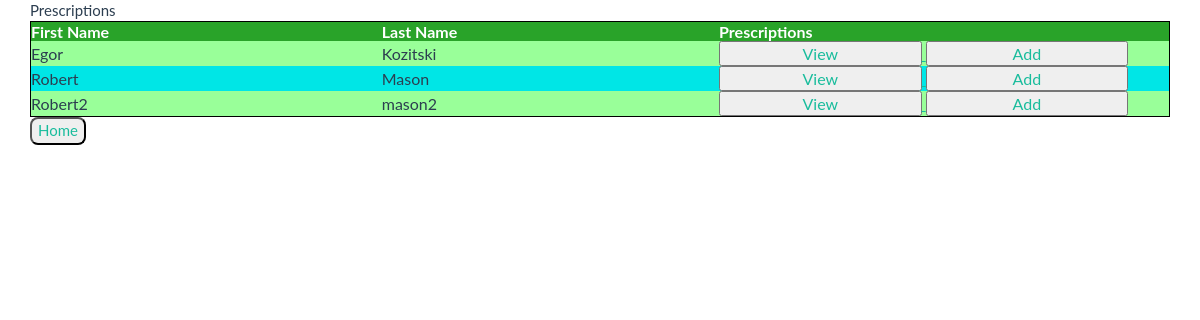
Screenshot of /HealthNet/doctor/zoid/patients/ with the database file from the repository.
### HealthNet/models.py (models this page shows, shortened)
class  Patient(models.Model):
    user_name = models.CharField(max_length=50)
    password = models.CharField(max_length=50)
    first_name = models.CharField(max_length=50)
    last_name = models.CharField(max_length=50)
    email = models.CharField(max_length=50)
    user_id = models.UUIDField(primary_key=False,default=uuid.uuid1, editable=False)
    symptoms = models.TextField(max_length=400)
    cell_phone = models.CharField(max_length=12)
    hospital_name = models.CharField(max_length=250)
    address = models.CharField(max_length=250)
    insuarance_number = models.CharField(max_length=250)
    gender = models.CharField(max_length=250)
    _doctor = models.CharField(max_length=250)
    assigned_doctor = models.BooleanField(default=False)
    prescriptions = models.ManyToManyField(Prescription) # prescriptions
    appointments = models.ManyToManyField(Apoitment) #appointment lists

### HealthNet/views.py (the view)
# urls.py: url(r'^doctor/(?P<doctor_user_name>\w+)/patients/$',views.patients,name='doctor_patients'),
def patients(request,doctor_user_name):
    doctor = Doctor.objects.get(username=doctor_user_name)
    patients = doctor.patients.all()
    context = {
        'patient':patients,
        'doctor':doctor
    }
    patient_template = loader.get_template('HealthNet/prescription.html')#loading the patient page
    return HttpResponse(patient_template.render(context,request))

### HealthNet/templates/HealthNet/prescription.html (shortened to what this page needs)
<!DOCTYPE <!DOCTYPE html>
<html lang="en">
<head>
	{%load staticfiles%}
	<link href="../../static/HealthNet/css/bootstrap.min.css" rel="stylesheet">
</head>
<body>
	<div class="container">Prescriptions
		<table id="t01">
			<tr>
				<th>First Name</th>
				<th>Last Name</th>
				<th>Prescriptions</th>
			</tr>
			{% for p in patient %}
			<tr>
				<td>{{p.first_name}}</td>
				<td>{{p.last_name}}</td>
				<td>
					<a href="/HealthNet/doctor/{{doctor.username}}/patients/{{p.user_name}}/viewprescriptions/">
						<button style="width: 45%">View</button>
				 	</a>
					<a href="/HealthNet/doctor/{{doctor.username}}/patients/{{p.user_name}}/add/">
						<button style="width: 45%">Add</button>
				  </a>
				</td>
			</tr>
			{%endfor%}
		</table>
		<a href="/HealthNet/doctor/{{doctor.username}}"><button style="border-radius: 8px">Home</button></a>
	</div>
</body>
</html>

### HealthNet/templates/HealthNet/prescription.html (style rules this page uses)
table { width: 100%; border: 1px solid black; }
th, td { border: 1px solid black; text-align: left; }
table#t01 tr:nth-child(even) { background-color: #99ff99; }
table#t01 tr:nth-child(odd) { background-color: #00e6e6; }
table#t01 th { background-color: #29a329; color: white; }

### rows the page displays
Patient: first_name "Egor", last_name "Kozitski"
Patient: first_name "Robert", last_name "Mason"
Patient: first_name "Robert2", last_name "mason2"
